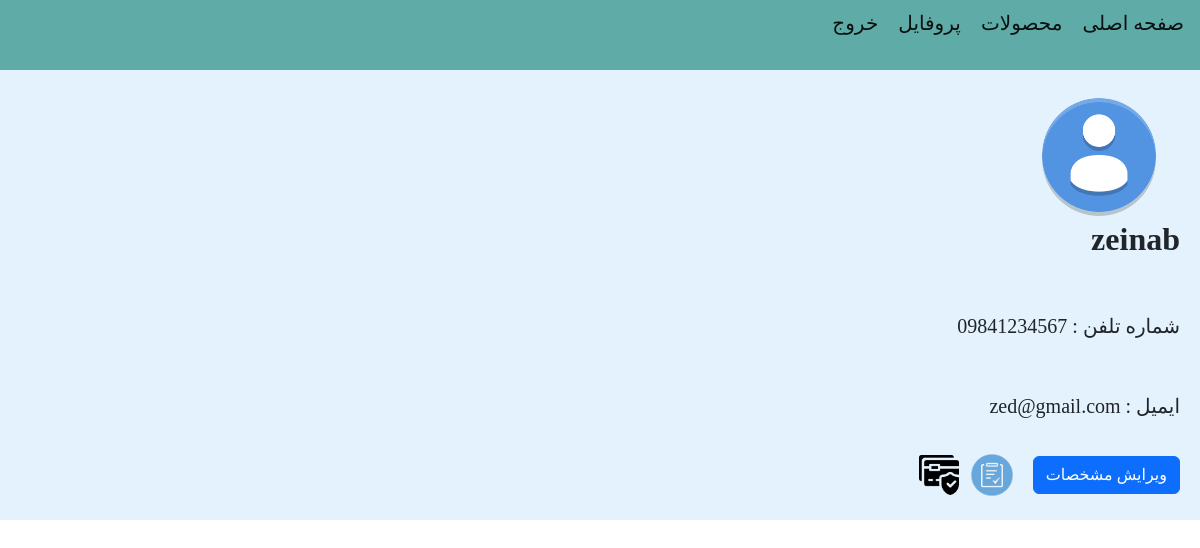
The app's page /account/profile/17/ (signed in) with its own data.
### account/models.py (models this page shows, shortened)
class User(AbstractBaseUser):
    email = models.EmailField(max_length=255, unique=True)
    phone_number = models.CharField(max_length=11, unique=True)
    full_name = models.CharField(max_length=100)
    is_active = models.BooleanField(default=True)
    is_admin = models.BooleanField(default=False)
    object = UserManager()
    USERNAME_FIELD = 'phone_number'
    REQUIRED_FIELDS = ['email', 'full_name']

### account/views.py (the view, shortened to what this page needs)
# urls.py: path('profile/<int:user_id>/', views.UserProfileView.as_view(), name='user_profile'),
class UserProfileView(LoginRequiredMixin, View):
    def get(self, request, user_id):
        user = User.object.get(pk=user_id)
        return render(request, 'account/profile.html', {'user': user})

### account/templates/account/profile.html (shortened to what this page needs)
{% extends 'base.html' %}
{% block contant %}
    <form action="" method="post" novalidate>
        &nbsp;&nbsp;&nbsp;&nbsp;<img src="../../../media/user.png" width="130px" height="130px">
        &nbsp;&nbsp;&nbsp;&nbsp;<h2><b>{{ user.full_name }}</b></h2>
        <br>
        &nbsp;&nbsp;&nbsp;&nbsp;<h5> شماره تلفن : {{ user.phone_number }}</h5>
        <br>
        &nbsp;&nbsp;&nbsp;&nbsp;<h5> ایمیل : {{ user.email }}</h5>
        <br>
        <a href="{% url 'account:profile_change' user.id %}" class="btn btn-primary">ویرایش مشخصات</a>
        {% if user.is_admin == False %}
            <a href="{% url 'orders:user_order' user.id %}"><img src="../../../media/order.png"
                                                                 style="width: 50px; height: 50px"></a>&nbsp;
            <a href="{% url 'orders:payment_user' user.id %}"><img src="../../../media/pay.png"
                                                                   style="width: 40px; height: 40px"></a>
        {% endif %}
    </form>
{% endblock %}

### records on screen
User: full_name "zeinab", phone_number "09841234567", email "zed@gmail.com"
